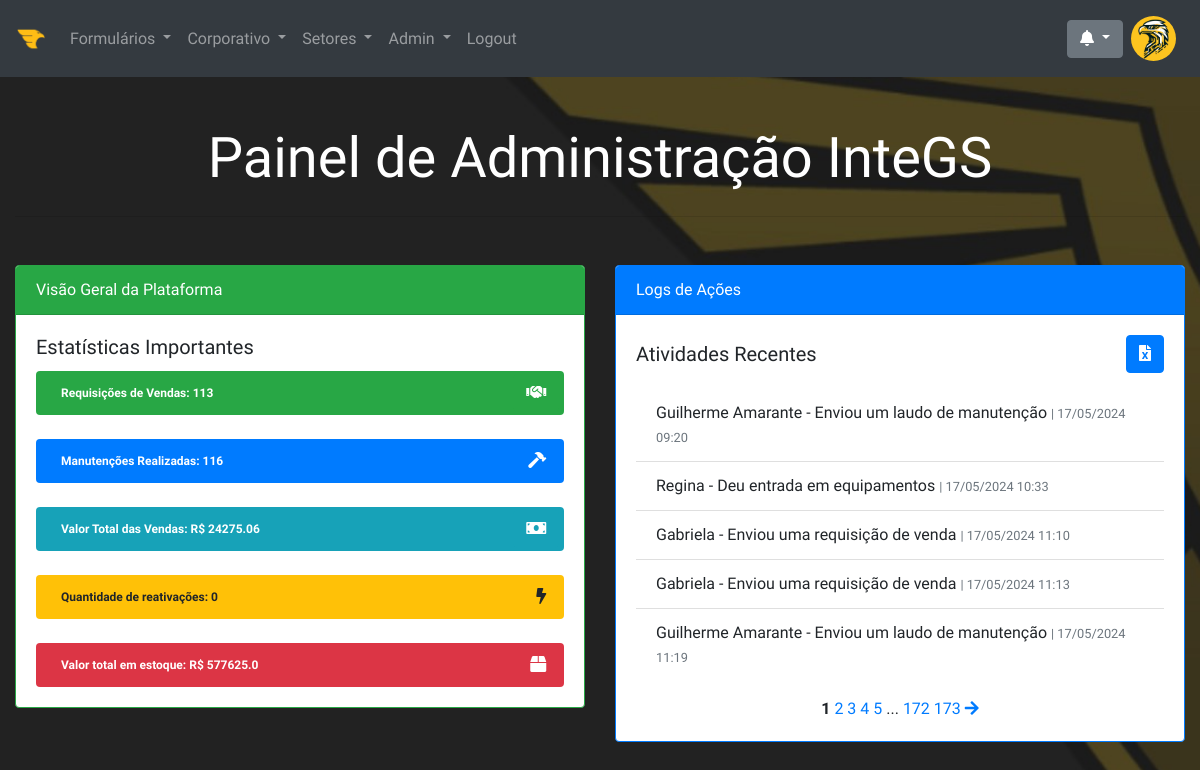
The page /admin/dashboard (signed in) on the database its author committed.
### models.py (models this page shows, shortened)
class User(UserMixin, db.Model):
    __tablename__ = 'users'
    id = db.Column(db.Integer, primary_key=True)
    username = db.Column(db.String(100), unique=True, nullable=False)
    email = db.Column(db.String(100), unique=True, nullable=False)
    password_hash = db.Column(db.String(128), nullable=False)
    profile_picture = db.Column(db.String(100), default='/img/logo-golden.png')
    additional_info = db.Column(db.Text)
    access_level = db.Column(db.String(20), default='User')
    unread_notifications = db.Column(db.Integer, default=0)  # Contador de notificações não lidas

class Log(db.Model):
    __tablename__ = 'log'
    id = db.Column(db.Integer, primary_key=True)
    action = db.Column(db.String(255), nullable=False)
    timestamp = db.Column(db.String(20), nullable=True, default=lambda: datetime.now(tz=fuso_horario_brasilia).strftime('%d/%m/%Y %H:%M'))
    user_id = db.Column(db.Integer, db.ForeignKey('users.id'), nullable=False)
    user = db.relationship('User', backref=db.backref('logs', lazy=True))

### routes.py (the view)
@app.route('/admin/dashboard')
@login_required
@check_permissions(['Admin', 'CEO', 'Inteligência'])
def admin_dashboard():
    def get_total_sales_values():
        total_value = db.session.query(db.func.sum(SalesRequest.total_value)).scalar()
        return total_value if total_value is not None else 0
    def get_num_reactivated_equipments():
        return Equipment.query.filter(Equipment.reactivation_id.isnot(None)).count()
    def get_total_stock_value():
        equipments = EquipmentStock.query.all()
        total_value = sum(equipment.quantity_in_stock * EQUIPMENT_VALUES.get(equipment.model, 0) for equipment in equipments)
        return total_value
    total_sales_values = get_total_sales_values()
    total_stock_value = get_total_stock_value()
    num_sales_requests = get_num_sales_requests()
    num_maintenances = get_num_maintenances()
    num_reactivated_equipments = get_num_reactivated_equipments()
    page = request.args.get('page', 1, type=int)
    log_entries = Log.query.paginate(page=page, per_page=5)
    return render_template('admin_dashboard.html', num_sales_requests=num_sales_requests,
                           num_maintenances=num_maintenances, log_entries=log_entries,
                           total_sales_values=total_sales_values,  num_reactivated_equipments=num_reactivated_equipments,total_stock_value=total_stock_value)

### app.py (called while the page is built)
@login_manager.user_loader
def load_user(user_id):
    return User.query.get(int(user_id))

### routes.py (called while the page is built)
def check_permissions(access_level):
    def decorator(func):
        @wraps(func)
        def wrapper(*args, **kwargs):
            if current_user.is_authenticated and current_user.access_level in access_level:
                return func(*args, **kwargs)
            else:
                flash('Você não tem permissão para acessar esta página.', 'danger')
                return redirect(url_for('index'))
        return wrapper
    return decorator

def get_num_sales_requests():
    num_requests = SalesRequest.query.count()
    return num_requests

def get_num_maintenances():
    num_maintenances = Report.query.count()
    return num_maintenances

### templates/admin_dashboard.html (shortened to what this page needs)
{% extends 'base.html' %}
{% block content %}
<div class="container-fluid">
    <div class="row mb-4">
        <div class="col-lg-12">
            <h1 class="display-4 text-center" style="color: white;">Painel de Administração InteGS</h1>
            <hr class="my-4">
        </div>
    </div>
    <div class="row">
        <div class="col-md-6 mb-4">
            <div class="card border-success">
                <div class="card-header bg-success text-white">Visão Geral da Plataforma</div>
                <div class="card-body">
                    <h5 class="card-title">Estatísticas Importantes</h5>
                    <p class="card-text">
                        <span class="badge badge-success" style="display: flex; justify-content: space-between; align-items: center; padding-left: 25px;">Requisições de Vendas: {{ num_sales_requests }} <a href="{{ url_for('export_sales_requests') }}" class="btn btn-success">
                            <i class="fas fa-handshake"></i>
                        </a>
                        </span></br>
                        <span class="badge badge-primary" style="display: flex; justify-content: space-between; align-items: center; padding-left: 25px;">Manutenções Realizadas: {{ num_maintenances }} <a href="{{ url_for('export_maintenances') }}" class="btn btn-primary">
                            <i class="fas fa-hammer"></i>
                        </a>
                        </span></br>
                        <span class="badge badge-info" style="display: flex; justify-content: space-between; align-items: center; padding-left: 25px;">Valor Total das Vendas: R$ {{ total_sales_values }} <a href="#" class="btn btn-info">
                            <i class="fas fa-money-bill"></i>
                        </a>
                        </span></br>
                        <span class="badge badge-warning" style="display: flex; justify-content: space-between; align-items: center; padding-left: 25px;">Quantidade de reativações: {{ num_reactivated_equipments }} <a href="#" class="btn btn-warning">
                            <i class="fas fa-bolt"></i>
                        </a>
                        </span></br>
                        <span class="badge badge-danger" style="display: flex; justify-content: space-between; align-items: center; padding-left: 25px;">Valor total em estoque: R$ {{ total_stock_value }} <a href="#" class="btn btn-danger">
                            <i class="fas fa-box"></i>
                        </a>
                        </span>
                    </p>
                </div>
            </div>
        </div>
        <div class="col-md-6 mb-4">
            <div class="card border-primary">
                <div class="card-header bg-primary text-white">Logs de Ações</div>
                <div class="card-body">
                    <h5 class="card-title" style="display: flex; justify-content: space-between; align-items: center;">Atividades Recentes <a href="{{ url_for('export_logs') }}" class="btn btn-primary">
                        <i class="fas fa-file-excel"></i>
                    </a>
                    </h5>
                    <div class="card-text">
                        <ul class="list-group list-group-flush">
                            {% for log_entry in log_entries.items %}
                            <li class="list-group-item">
                                {{ log_entry.user_id }} - {{ log_entry.action }}
                                <small class="text-muted"> | {{ log_entry.timestamp }}</small>
                            </li>
                            {% endfor %}
                        </ul>
                    </div>
                    <div class="text-center mt-3">
                        {% for page_num in log_entries.iter_pages() %}
                            {% if page_num %}
                                {% if page_num != log_entries.page %}
                                    <a href="{{ url_for('admin_dashboard', page=page_num) }}">{{ page_num }}</a>
                                {% else %}
                                    <strong>{{ page_num }}</strong>
                                {% endif %}
                            {% else %}
                                ...
                            {% endif %}
                        {% endfor %}
                        {% if log_entries.has_next %}
                            <a href="{{ url_for('admin_dashboard', page=log_entries.next_num) }}">
                                <i class="fas fa-arrow-right"></i>
                            </a>
                        {% endif %}
                    </div>
                </div>
            </div>
        </div>
    </div>
</div>
{% endblock %}

### templates/base.html (shortened to what this page needs)
<!DOCTYPE html>
<html lang="en">
<head>
    <link rel="stylesheet" href="https://stackpath.bootstrapcdn.com/bootstrap/4.5.2/css/bootstrap.min.css">
    <link rel="stylesheet" href="https://cdnjs.cloudflare.com/ajax/libs/font-awesome/5.15.1/css/all.min.css">
    <link rel="stylesheet" href="https://cdnjs.cloudflare.com/ajax/libs/animate.css/4.1.1/animate.min.css"/>
    <link rel="stylesheet" href="{{ url_for('static', filename='css/style.css') }}">
</head>
<body>
    <nav class="navbar navbar-expand-lg navbar-dark bg-dark">
        <a class="navbar-brand" href="{{ url_for('index') }}">
            <img src="{{ url_for('static', filename='img/logo-int.png') }}" alt="InteGS" height="30">
        </a>
        <div class="collapse navbar-collapse" id="navbarNav">
            <ul class="navbar-nav mr-auto">
                {% if current_user.is_authenticated %}
                {% if current_user.access_level in ['Admin', 'Manutenção', 'Comercial', 'Inteligência', 'Expedição'] %}
                <li class="nav-item dropdown">
                    <a class="nav-link dropdown-toggle" href="#" id="formsDropdown" role="button" data-toggle="dropdown" aria-haspopup="true" aria-expanded="false">
                        Formulários
                    </a>
                </li>
                {% endif %}
                {% if current_user.access_level in ['Admin', 'Diretoria', 'CEO', 'Inteligência'] %}
                <li class="nav-item dropdown">
                    <a class="nav-link dropdown-toggle" href="#" id="corporateDropdown" role="button" data-toggle="dropdown" aria-haspopup="true" aria-expanded="false">
                        Corporativo
                    </a>
                </li>
                {% endif %}
                {% if current_user.access_level in ['Admin', 'Manutenção', 'Comercial', 'Inteligência', 'CEO', 'Diretoria', 'Expedição', 'Configuração'] %}
                <li class="nav-item dropdown">
                    <a class="nav-link dropdown-toggle" href="#" id="sectorsDropdown" role="button" data-toggle="dropdown" aria-haspopup="true" aria-expanded="false">
                        Setores
                    </a>
                </li>
                {% endif %}
                {% if current_user.access_level in ['Admin','Inteligência'] %}
                <li class="nav-item dropdown">
                    <a class="nav-link dropdown-toggle" href="#" id="sectorsDropdown" role="button" data-toggle="dropdown" aria-haspopup="true" aria-expanded="false">
                        Admin
                    </a>
                </li>
                {% endif %}
                <li class="nav-item">
                    <a class="nav-link" href="{{ url_for('logout') }}">Logout</a>
                </li>
                {% endif %}
            </ul>
            <div class="dropdown">
                <button class="btn btn-secondary dropdown-toggle" type="button" id="dropdownMenuButton" data-toggle="dropdown" aria-haspopup="true" aria-expanded="false">
                    <i class="fas fa-bell"></i>
                </button>
            </div>
            <ul class="navbar-nav">
                <li class="nav-item">
                    {% if current_user.is_authenticated %}
                    <a class="nav-link" href="{{ url_for('profile') }}">
                        <img src="{{ url_for('static', filename='img/' + current_user.profile_picture) }}" class="rounded-circle profile-icon" style="width: 45px; height: 45px;" alt="Foto do perfil">
                    </a>
                    {% endif %}
                </li>
            </ul>
        </div>
    </nav>
    {% block content %}{% endblock %}
</body>
</html>

### static/css/style.css (style rules this page uses)
* { margin: 0; padding: 0; box-sizing: border-box; }
body { font-family: "Ubuntu Sans", sans-serif; background-image: url("/static/img/wallpaper.jpg"); background-repeat: no-repeat; background-size: cover; background-attachment: fixed; overflow-x: hidden; }

### rows shown on the page
User: profile_picture (picture)
Log: user_id "Guilherme Amarante", action "Enviou um laudo de manutenção", timestamp "17/05/2024 09:20"
Log: user_id "Regina", action "Deu entrada em equipamentos", timestamp "17/05/2024 10:33"
Log: user_id "Gabriela", action "Enviou uma requisição de venda", timestamp "17/05/2024 11:10"
Log: user_id "Gabriela", action "Enviou uma requisição de venda", timestamp "17/05/2024 11:13"
Log: user_id "Guilherme Amarante", action "Enviou um laudo de manutenção", timestamp "17/05/2024 11:19"

### other values the page prints
{{ num_sales_requests }} "113"
{{ num_maintenances }} "116"
{{ total_sales_values }} "24275.06"
{{ num_reactivated_equipments }} "0"
{{ total_stock_value }} "577625.0"
{{ page_num }} "1"
{{ page_num }} "2" "3" "4" "5" "172" "173"
